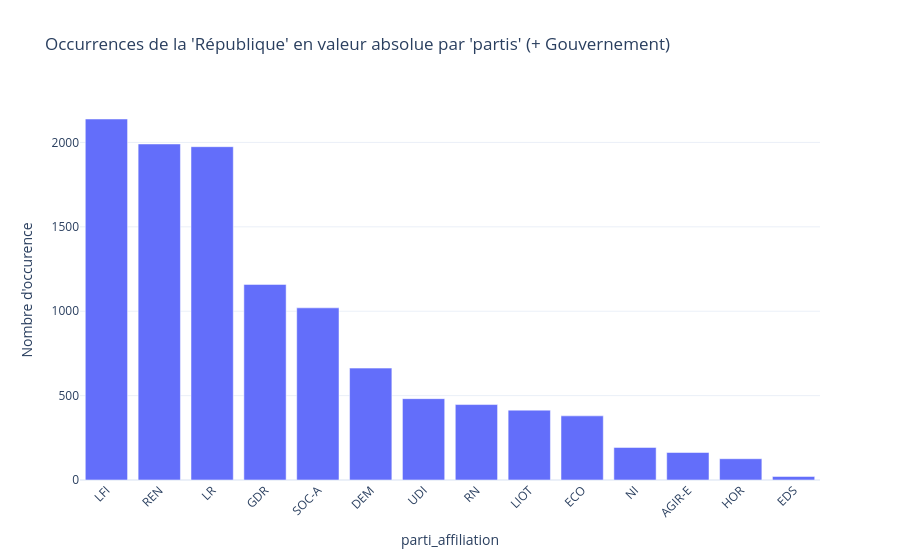

The notebook cell this image was saved under:
### Code cell
fig_partis_1 = px.bar(
    df["parti_affiliation"].value_counts()[0:15],
    # x=top_counts.index,
    # y=top_counts.values,
    labels={"value": "Nombre d'occurence", "Partis": "partis"},
    title="Occurrences de la 'République' en valeur absolue par 'partis' (+ Gouvernement)",
    template="plotly_white",
)
fig_partis_1.update_layout(
    xaxis_tickangle=-45,
    showlegend=False,
)
fig_partis_1.show()

### Figure 1 — Plotly figure (JSON) as saved in the notebook; plotly's stock layout.template omitted (floating-point values rounded to 4 significant figures)
{"data": [{"alignmentgroup": "True", "hovertemplate": "variable=count<br>parti_affiliation=%{x}<br>Nombre d'occurence=%{y}<extra></extra>", "legendgroup": "count", "marker": {"color": "#636efa", "pattern": {"shape": ""}}, "name": "count", "offsetgroup": "count", "orientation": "v", "showlegend": true, "textposition": "auto", "type": "bar", "x": ["LFI", "REN", "LR", "GDR", "SOC-A", "DEM", "UDI", "RN", "LIOT", "ECO", "NI", "AGIR-E", "HOR", "EDS"], "xaxis": "x", "y": [2139, 1991, 1975, 1159, 1020, 663, 482, 447, 414, 380, 193, 163, 126, 21], "yaxis": "y"}], "layout": {"barmode": "relative", "legend": {"title": {"text": "variable"}, "tracegroupgap": 0}, "showlegend": false, "title": {"text": "Occurrences de la 'République' en valeur absolue par 'partis' (+ Gouvernement)"}, "xaxis": {"anchor": "y", "domain": [0, 1], "tickangle": -45, "title": {"text": "parti_affiliation"}}, "yaxis": {"anchor": "x", "domain": [0, 1], "title": {"text": "Nombre d'occurence"}}}}
